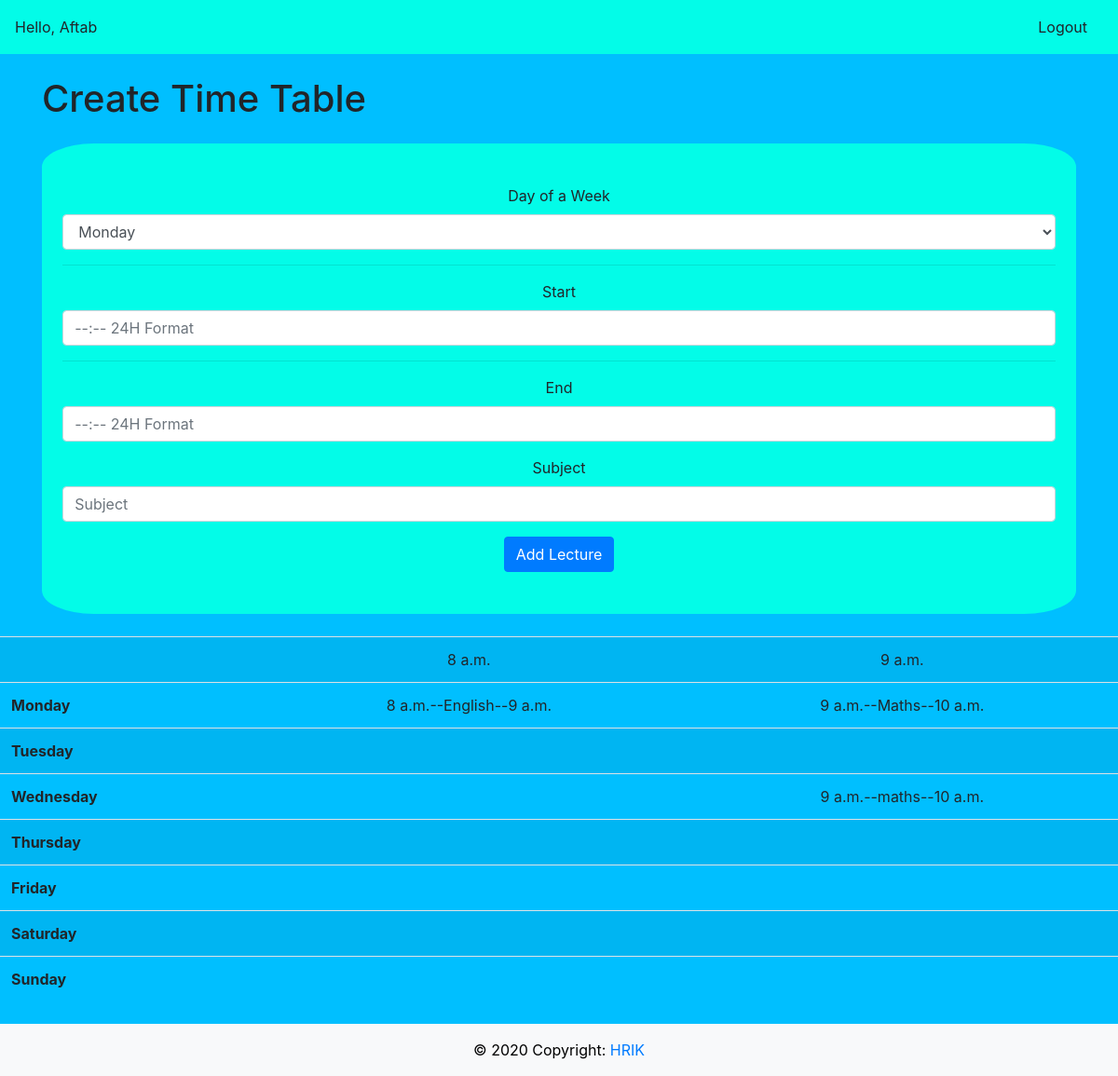
The app's page / (signed in), older data.
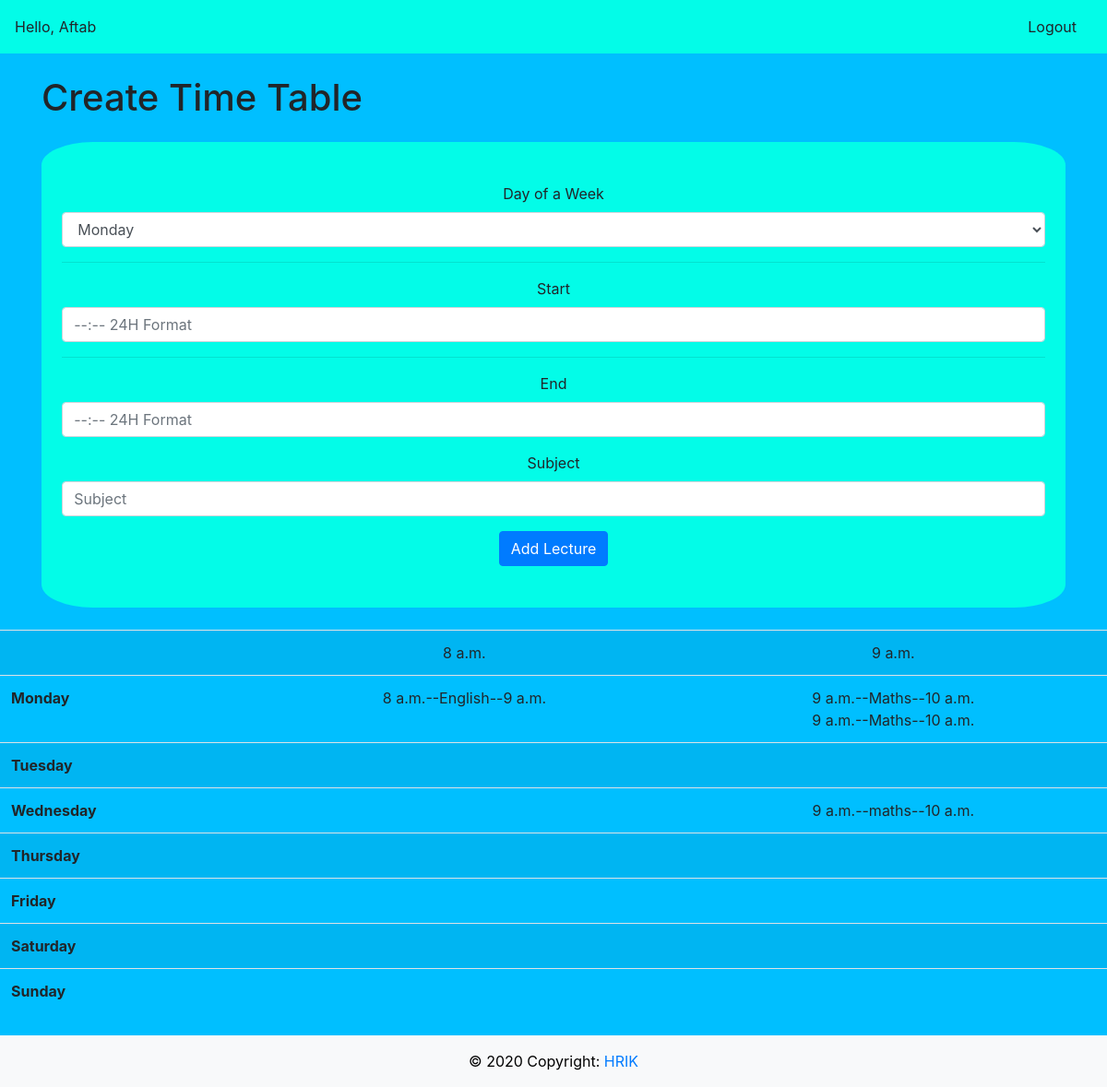
The same page, newer data.
### table/models.py (models this page shows, shortened)
class Day(models.Model):
    DAYS = (
        ('Monday', 'Monday'),
        ('Tuesday', 'Tuesday'),
        ('Wednesday', 'Wednesday'),
        ('Thursday', 'Thursday'),
        ('Friday', 'Friday'),
        ('Saturday', 'Saturday'),
        ('Sunday', 'Sunday')
    )
    user = models.ForeignKey(
        get_user_model(), on_delete=models.CASCADE, default=1)
    day_name = models.CharField('Day of the week', max_length=64, choices=DAYS)
    start_time = models.TimeField('Start')
    end_time = models.TimeField('End')
    subject = models.CharField('Subject Name', max_length=64)

### table/views.py (the view)
# urls.py: path('', index, name='index'),
@login_required(login_url='login')
def index(request):
    try:
        if request.method == 'POST':
            day = request.POST.get('day')
            start_time = request.POST.get('start_time')
            end_time = request.POST.get('end_time')
            subject = request.POST.get('subject')
            Day.objects.create(user=request.user, day_name=day,
                               start_time=start_time, end_time=end_time, subject=subject)
    except:
        messages.info(
            request, 'You have to response to all fields in proper format')
    slots = Day.objects.filter(user=request.user).order_by('start_time')
    times = []
    for time in slots:
        temp = time.start_time
        if temp in times:
            continue
        times.append(temp)
    Days = {
        'Monday': Day.objects.filter(user=request.user).filter(day_name='Monday').order_by('start_time'),
        'Tuesday': Day.objects.filter(user=request.user).filter(day_name='Tuesday').order_by('start_time'),
        'Wednesday': Day.objects.filter(user=request.user).filter(day_name='Wednesday').order_by('start_time'),
        'Thursday': Day.objects.filter(user=request.user).filter(day_name='Thursday').order_by('start_time'),
        'Friday': Day.objects.filter(user=request.user).filter(day_name='Friday').order_by('start_time'),
        'Saturday': Day.objects.filter(user=request.user).filter(day_name='Saturday').order_by('start_time'),
        'Sunday': Day.objects.filter(user=request.user).filter(day_name='Sunday').order_by('start_time')
    }
    content = {
        'Days': Days,
        'times': times
    }
    return render(request, 'table/dashboard.html', content)

### table/templates/table/dashboard.html (shortened to what this page needs)
{% extends 'table/home.html' %} {% block title %} Dashboard {% endblock %}
{% block body %}
{% include 'table/navbar_user.html' %}
<div class="container">
  <h1 class="mt-4 mb-4">Create Time Table</h1>
  <form class="table-form" action="" method="POST">
    <div class="form-group">
    <label for="exampleFormControlSelect1">Day of a Week</label>
    <select class="form-control" name='day' id="exampleFormControlSelect1">
      <option>Monday</option>
    </select>
    </div>
      <hr>
    <div class="form-group">
        <label for="exampleInputPassword1">Start</label>
        <input type="text" name="start_time" placeholder="--:-- 24H Format" class="form-control">
    </div>
      <hr>
    <div class="form-group">
      <label for="exampleInputPassword1">End</label>
      <input type="text" name="end_time" placeholder="--:-- 24H Format" class="form-control">
    </div>
    <div class="form-group">
      <label for="exampleInputPassword1">Subject</label>
      <input type="text" name="subject" placeholder="Subject" class="form-control">
    </div>
    <button class='btn btn-primary'>Add Lecture</button>
  </form>
</div>
<div class="mt-4 mb-4">
  <table class="table table-striped">
    <tr>
      <td>  </td>
      {% for time in times %}
        <td style="text-align: center;">{{ time }}</td>
      {% endfor %}
    </tr>
    {% for Day, lectures in Days.items %}
    <tr>
      <th scope="row">{{ Day }}</td>
      {% for time in times %}
      <td class="block">
        {% for lecture in lectures %}
        {% if time == lecture.start_time %}
        <div class="lecture">{{ lecture.start_time }}--{{ lecture.subject }}--{{ lecture.end_time }}</div>
        {% endif %}
        {% endfor %}
      </td>
      {% endfor %}
    </tr>
    {% endfor %}
  </table>
</div>
{% endblock %}

### table/templates/table/home.html (shortened to what this page needs)
{% load static %}
<!DOCTYPE html>
<html>
  <head>
    <link
      rel="stylesheet"
      href="https://stackpath.bootstrapcdn.com/bootstrap/4.5.0/css/bootstrap.min.css"
    />
    <link rel="stylesheet" href="{% static '/css/main.css/' %}" />
  </head>
  <body style="background-color: #00bfff;">
    {% block body %} {% endblock %}
    <footer class="page-footer font-small bg-light blue">
      <div
        class="container footer-copyright text-center py-3"
        style="color: black;"
      >
        © 2020 Copyright:
        <a href="#">HRIK</a>
      </div>
    </footer>
  </body>
</html>

### table/templates/table/navbar_user.html
<nav class="navbar navbar-light" style="background-color: #03fce8;">
  <span>Hello, {{ request.user }}</span>
  <ul class="nav justify-content-end">
    <li class="nav-item">
      <a class="btn nav-link" href="{% url 'logout' %}">Logout</a>
    </li>
  </ul>
</nav>

### static/css/main.css (style rules this page uses)
body { background-color: #0040ff; }
.block { position: relative; text-align: center; }
.lecture { opacity: 1; display: block; transition: 0.5s ease; backface-visibility: hidden; }
.table-form { top: 5%; left: 30%; right: 30%; background-color: #03fce8; padding: 4% 2% 4% 2%; border-radius: 5%; text-align: center; }

Row changes from the older to the newer data that the page shows:
added Day: start_time "9 a.m.", subject "Maths", end_time "10 a.m."
